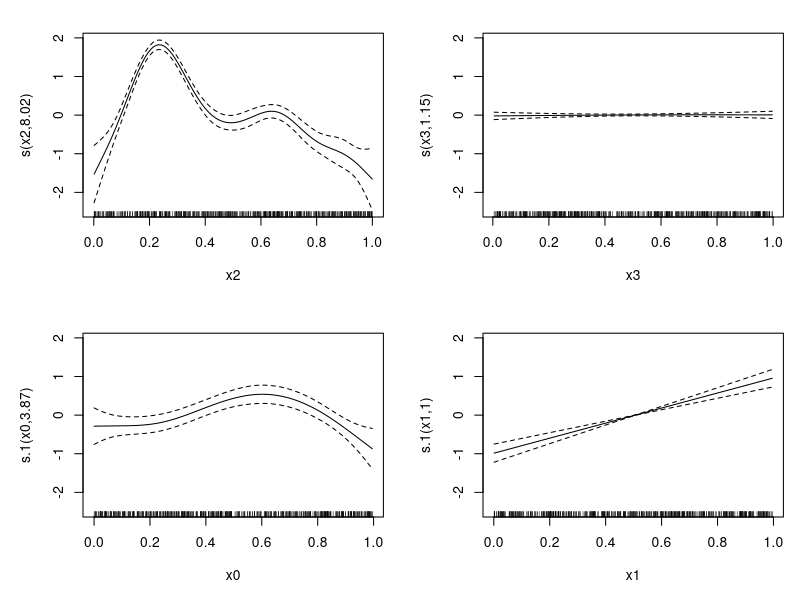

Reproduce this figure in R.
library(mgcv)


### Name: ziplss
### Title: Zero inflated Poisson location-scale model family
### Aliases: ziplss
### Keywords: models regression

### ** Examples

library(mgcv)
## simulate some data...
f0 <- function(x) 2 * sin(pi * x); f1 <- function(x) exp(2 * x)
f2 <- function(x) 0.2 * x^11 * (10 * (1 - x))^6 + 10 * 
            (10 * x)^3 * (1 - x)^10
n <- 500;set.seed(5)
x0 <- runif(n); x1 <- runif(n)
x2 <- runif(n); x3 <- runif(n)

## Simulate probability of potential presence...
eta1 <- f0(x0) + f1(x1) - 3
p <- binomial()$linkinv(eta1) 
y <- as.numeric(runif(n)<p) ## 1 for presence, 0 for absence

## Simulate y given potentially present (not exactly model fitted!)...
ind <- y>0
eta2 <- f2(x2[ind])/3
y[ind] <- rpois(exp(eta2),exp(eta2))

## Fit ZIP model... 
b <- gam(list(y~s(x2)+s(x3),~s(x0)+s(x1)),family=ziplss())
b$outer.info ## check convergence

summary(b) 
plot(b,pages=1)
